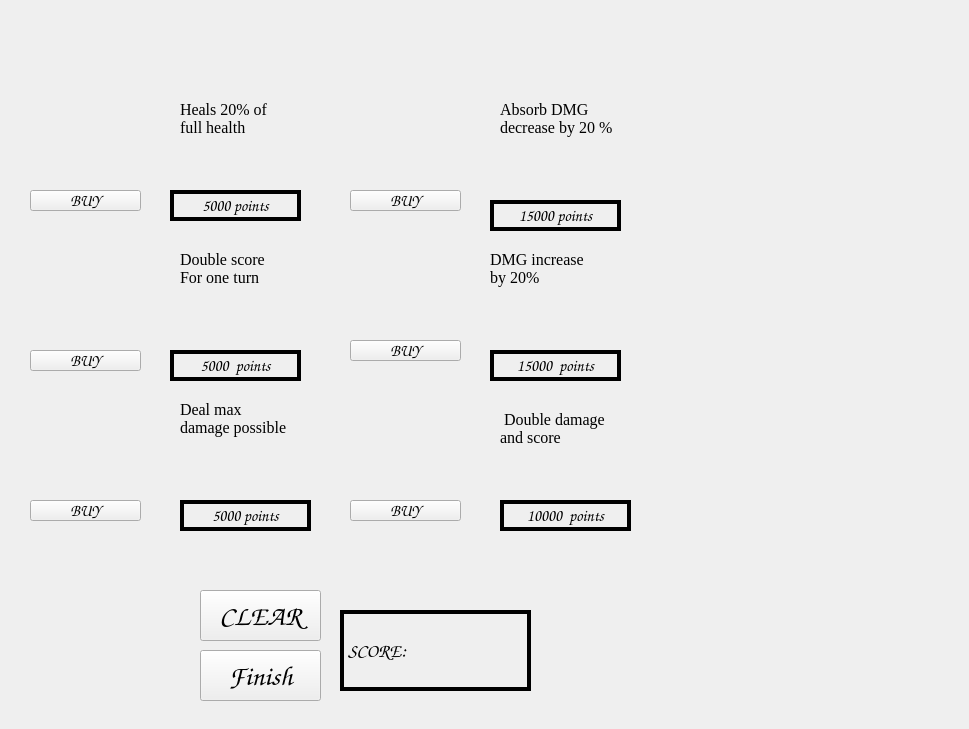
    <widget class="QWidget" name="page_3">
     <widget class="QLabel" name="deslbl6">
      <property name="geometry">
       <rect>
        <x>500</x>
        <y>410</y>
        <width>121</width>
        <height>71</height>
       </rect>
      </property>
      <property name="font">
       <font>
        <family>Times New Roman</family>
        <pointsize>12</pointsize>
       </font>
      </property>
      <property name="text">
       <string> Double damage
and score</string>
      </property>
      <property name="textFormat">
       <enum>Qt::PlainText</enum>
      </property>
      <property name="alignment">
       <set>Qt::AlignLeading|Qt::AlignLeft|Qt::AlignTop</set>
      </property>
     </widget>
     <widget class="QPushButton" name="buyPo">
      <property name="geometry">
       <rect>
        <x>30</x>
        <y>190</y>
        <width>111</width>
        <height>21</height>
       </rect>
      </property>
      <property name="font">
       <font>
        <family>Comic Sans MS</family>
        <pointsize>12</pointsize>
       </font>
      </property>
      <property name="text">
       <string>BUY</string>
      </property>
     </widget>
     <widget class="QLabel" name="pricelbl_5">
      <property name="geometry">
       <rect>
        <x>170</x>
        <y>190</y>
        <width>131</width>
        <height>31</height>
       </rect>
      </property>
      <property name="font">
       <font>
        <family>Comic Sans MS</family>
        <pointsize>12</pointsize>
       </font>
      </property>
      <property name="frameShape">
       <enum>QFrame::Box</enum>
      </property>
      <property name="lineWidth">
       <number>4</number>
      </property>
      <property name="text">
       <string>5000 points</string>
      </property>
      <property name="alignment">
       <set>Qt::AlignCenter</set>
      </property>
     </widget>
     <widget class="QLabel" name="bg_2">
      <property name="geometry">
       <rect>
        <x>0</x>
        <y>0</y>
        <width>960</width>
        <height>720</height>
       </rect>
      </property>
      <property name="text">
       <string/>
      </property>
      <property name="pixmap">
       <pixmap resource="resource.qrc">:/img/img/shopee.png</pixmap>
      </property>
      <property name="alignment">
       <set>Qt::AlignCenter</set>
      </property>
     </widget>
     <widget class="QPushButton" name="buyMax">
      <property name="geometry">
       <rect>
        <x>30</x>
        <y>500</y>
        <width>111</width>
        <height>21</height>
       </rect>
      </property>
      <property name="font">
       <font>
        <family>Comic Sans MS</family>
        <pointsize>12</pointsize>
       </font>
      </property>
      <property name="text">
       <string>BUY</string>
      </property>
     </widget>
     <widget class="QPushButton" name="clrbt_shop">
      <property name="geometry">
       <rect>
        <x>200</x>
        <y>590</y>
        <width>121</width>
        <height>51</height>
       </rect>
      </property>
      <property name="font">
       <font>
        <family>Comic Sans MS</family>
        <pointsize>21</pointsize>
       </font>
      </property>
      <property name="text">
       <string>CLEAR</string>
      </property>
     </widget>
     <widget class="QPushButton" name="buyArmor">
      <property name="geometry">
       <rect>
        <x>350</x>
        <y>190</y>
        <width>111</width>
        <height>21</height>
       </rect>
      </property>
      <property name="font">
       <font>
        <family>Comic Sans MS</family>
        <pointsize>12</pointsize>
       </font>
      </property>
      <property name="text">
       <string>BUY</string>
      </property>
     </widget>
     <widget class="QLabel" name="deslbl3">
      <property name="geometry">
       <rect>
        <x>180</x>
        <y>400</y>
        <width>121</width>
        <height>71</height>
       </rect>
      </property>
      <property name="font">
       <font>
        <family>Times New Roman</family>
        <pointsize>12</pointsize>
       </font>
      </property>
      <property name="text">
       <string>Deal max
damage possible</string>
      </property>
      <property name="textFormat">
       <enum>Qt::PlainText</enum>
      </property>
      <property name="alignment">
       <set>Qt::AlignLeading|Qt::AlignLeft|Qt::AlignTop</set>
      </property>
     </widget>
     <widget class="QLabel" name="deslbl5">
      <property name="geometry">
       <rect>
        <x>490</x>
        <y>250</y>
        <width>121</width>
        <height>71</height>
       </rect>
      </property>
      <property name="font">
       <font>
        <family>Times New Roman</family>
        <pointsize>12</pointsize>
       </font>
      </property>
      <property name="text">
       <string>DMG increase
by 20%</string>
      </property>
      <property name="textFormat">
       <enum>Qt::PlainText</enum>
      </property>
      <property name="alignment">
       <set>Qt::AlignLeading|Qt::AlignLeft|Qt::AlignTop</set>
      </property>
     </widget>
     <widget class="QPushButton" name="buyMul">
      <property name="geometry">
       <rect>
        <x>30</x>
        <y>350</y>
        <width>111</width>
        <height>21</height>
       </rect>
      </property>
      <property name="font">
       <font>
        <family>Comic Sans MS</family>
        <pointsize>12</pointsize>
       </font>
      </property>
      <property name="text">
       <string>BUY</string>
      </property>
     </widget>
     <widget class="QPushButton" name="buySpInk">
      <property name="geometry">
       <rect>
        <x>350</x>
        <y>340</y>
        <width>111</width>
        <height>21</height>
       </rect>
      </property>
      <property name="font">
       <font>
        <family>Comic Sans MS</family>
        <pointsize>12</pointsize>
       </font>
      </property>
      <property name="text">
       <string>BUY</string>
      </property>
     </widget>
     <widget class="QLabel" name="deslbl4">
      <property name="geometry">
       <rect>
        <x>500</x>
        <y>100</y>
        <width>121</width>
        <height>71</height>
       </rect>
      </property>
      <property name="font">
       <font>
        <family>Times New Roman</family>
        <pointsize>12</pointsize>
       </font>
      </property>
      <property name="text">
       <string>Absorb DMG
decrease by 20 %</string>
      </property>
      <property name="textFormat">
       <enum>Qt::PlainText</enum>
      </property>
      <property name="alignment">
       <set>Qt::AlignLeading|Qt::AlignLeft|Qt::AlignTop</set>
      </property>
     </widget>
     <widget class="QPushButton" name="buyUlti">
      <property name="geometry">
       <rect>
        <x>350</x>
        <y>500</y>
        <width>111</width>
        <height>21</height>
       </rect>
      </property>
      <property name="font">
       <font>
        <family>Comic Sans MS</family>
        <pointsize>12</pointsize>
       </font>
      </property>
      <property name="text">
       <string>BUY</string>
      </property>
     </widget>
     <widget class="QLabel" name="pricelbl">
      <property name="geometry">
       <rect>
        <x>180</x>
        <y>500</y>
        <width>131</width>
        <height>31</height>
       </rect>
      </property>
      <property name="font">
       <font>
        <family>Comic Sans MS</family>
        <pointsize>12</pointsize>
       </font>
      </property>
      <property name="frameShape">
       <enum>QFrame::Box</enum>
      </property>
      <property name="lineWidth">
       <number>4</number>
      </property>
      <property name="text">
       <string>5000 points</string>
      </property>
      <property name="alignment">
       <set>Qt::AlignCenter</set>
      </property>
     </widget>
     <widget class="QLabel" name="pricelbl_3">
      <property name="geometry">
       <rect>
        <x>490</x>
        <y>350</y>
        <width>131</width>
        <height>31</height>
       </rect>
      </property>
      <property name="font">
       <font>
        <family>Comic Sans MS</family>
        <pointsize>12</pointsize>
       </font>
      </property>
      <property name="frameShape">
       <enum>QFrame::Box</enum>
      </property>
      <property name="lineWidth">
       <number>4</number>
      </property>
      <property name="text">
       <string>15000  points</string>
      </property>
      <property name="alignment">
       <set>Qt::AlignCenter</set>
      </property>
     </widget>
     <widget class="QLabel" name="deslbl1">
      <property name="geometry">
       <rect>
        <x>180</x>
        <y>100</y>
        <width>121</width>
        <height>71</height>
       </rect>
      </property>
      <property name="font">
       <font>
        <family>Times New Roman</family>
        <pointsize>12</pointsize>
       </font>
      </property>
      <property name="text">
       <string>Heals 20% of
full health</string>
      </property>
      <property name="textFormat">
       <enum>Qt::PlainText</enum>
      </property>
      <property name="alignment">
       <set>Qt::AlignLeading|Qt::AlignLeft|Qt::AlignTop</set>
      </property>
     </widget>
     <widget class="QLabel" name="pricelbl_4">
      <property name="geometry">
       <rect>
        <x>170</x>
        <y>350</y>
        <width>131</width>
        <height>31</height>
       </rect>
      </property>
      <property name="font">
       <font>
        <family>Comic Sans MS</family>
        <pointsize>12</pointsize>
       </font>
      </property>
      <property name="frameShape">
       <enum>QFrame::Box</enum>
      </property>
      <property name="lineWidth">
       <number>4</number>
      </property>
      <property name="text">
       <string>5000  points</string>
      </property>
      <property name="alignment">
       <set>Qt::AlignCenter</set>
      </property>
     </widget>
     <widget class="QLabel" name="pricelbl_6">
      <property name="geometry">
       <rect>
        <x>490</x>
        <y>200</y>
        <width>131</width>
        <height>31</height>
       </rect>
      </property>
      <property name="font">
       <font>
        <family>Comic Sans MS</family>
        <pointsize>12</pointsize>
       </font>
      </property>
      <property name="frameShape">
       <enum>QFrame::Box</enum>
      </property>
      <property name="lineWidth">
       <number>4</number>
      </property>
      <property name="text">
       <string>15000 points</string>
      </property>
      <property name="alignment">
       <set>Qt::AlignCenter</set>
      </property>
     </widget>
     <widget class="QPushButton" name="finishbt">
      <property name="geometry">
       <rect>
        <x>200</x>
        <y>650</y>
        <width>121</width>
        <height>51</height>
       </rect>
      </property>
      <property name="font">
       <font>
        <family>Comic Sans MS</family>
        <pointsize>21</pointsize>
       </font>
      </property>
      <property name="text">
       <string>Finish</string>
      </property>
     </widget>
     <widget class="QLabel" name="pricelbl_2">
      <property name="geometry">
       <rect>
        <x>500</x>
        <y>500</y>
        <width>131</width>
        <height>31</height>
       </rect>
      </property>
      <property name="font">
       <font>
        <family>Comic Sans MS</family>
        <pointsize>12</pointsize>
       </font>
      </property>
      <property name="frameShape">
       <enum>QFrame::Box</enum>
      </property>
      <property name="lineWidth">
       <number>4</number>
      </property>
      <property name="text">
       <string>10000  points</string>
      </property>
      <property name="alignment">
       <set>Qt::AlignCenter</set>
      </property>
     </widget>
     <widget class="QLabel" name="scorelbl_2">
      <property name="geometry">
       <rect>
        <x>340</x>
        <y>610</y>
        <width>191</width>
        <height>81</height>
       </rect>
      </property>
      <property name="font">
       <font>
        <family>Comic Sans MS</family>
        <pointsize>14</pointsize>
       </font>
      </property>
      <property name="frameShape">
       <enum>QFrame::Box</enum>
      </property>
      <property name="lineWidth">
       <number>4</number>
      </property>
      <property name="text">
       <string>SCORE: </string>
      </property>
      <property name="margin">
       <number>0</number>
      </property>
     </widget>
     <widget class="QLabel" name="deslbl2">
      <property name="geometry">
       <rect>
        <x>180</x>
        <y>250</y>
        <width>121</width>
        <height>71</height>
       </rect>
      </property>
      <property name="font">
       <font>
        <family>Times New Roman</family>
        <pointsize>12</pointsize>
       </font>
      </property>
      <property name="text">
       <string>Double score
For one turn</string>
      </property>
      <property name="textFormat">
       <enum>Qt::PlainText</enum>
      </property>
      <property name="alignment">
       <set>Qt::AlignLeading|Qt::AlignLeft|Qt::AlignTop</set>
      </property>
     </widget>
     <zorder>bg_2</zorder>
     <zorder>buyMax</zorder>
     <zorder>clrbt_shop</zorder>
     <zorder>buyArmor</zorder>
     <zorder>deslbl3</zorder>
     <zorder>deslbl5</zorder>
     <zorder>buyMul</zorder>
     <zorder>buySpInk</zorder>
     <zorder>deslbl4</zorder>
     <zorder>buyUlti</zorder>
     <zorder>pricelbl</zorder>
     <zorder>pricelbl_3</zorder>
     <zorder>deslbl1</zorder>
     <zorder>pricelbl_4</zorder>
     <zorder>pricelbl_6</zorder>
     <zorder>finishbt</zorder>
     <zorder>pricelbl_2</zorder>
     <zorder>scorelbl_2</zorder>
     <zorder>deslbl2</zorder>
     <zorder>buyPo</zorder>
     <zorder>deslbl6</zorder>
     <zorder>pricelbl_5</zorder>
    </widget>
